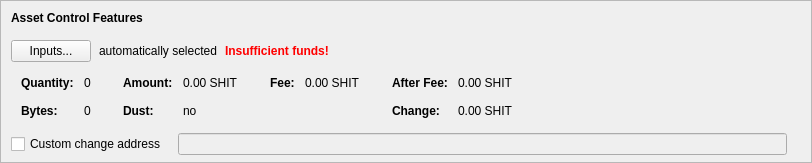
      <widget class="QFrame" name="frameAssetControl">
       <property name="sizePolicy">
        <sizepolicy hsizetype="Expanding" vsizetype="Fixed">
         <horstretch>0</horstretch>
         <verstretch>0</verstretch>
        </sizepolicy>
       </property>
       <property name="maximumSize">
        <size>
         <width>16777215</width>
         <height>16777215</height>
        </size>
       </property>
       <property name="frameShape">
        <enum>QFrame::StyledPanel</enum>
       </property>
       <property name="frameShadow">
        <enum>QFrame::Sunken</enum>
       </property>
       <layout class="QVBoxLayout" name="verticalLayoutAssetControl2">
        <property name="spacing">
         <number>0</number>
        </property>
        <property name="leftMargin">
         <number>0</number>
        </property>
        <property name="topMargin">
         <number>0</number>
        </property>
        <property name="rightMargin">
         <number>0</number>
        </property>
        <property name="bottomMargin">
         <number>6</number>
        </property>
        <item>
         <layout class="QVBoxLayout" name="verticalLayoutAssetControl" stretch="0,0,0,0,1">
          <property name="spacing">
           <number>0</number>
          </property>
          <property name="leftMargin">
           <number>10</number>
          </property>
          <property name="topMargin">
           <number>10</number>
          </property>
          <item>
           <layout class="QHBoxLayout" name="horizontalLayoutAssetControl1">
            <property name="bottomMargin">
             <number>15</number>
            </property>
            <item>
             <widget class="QLabel" name="labelAssetControlFeatures">
              <property name="sizePolicy">
               <sizepolicy hsizetype="Preferred" vsizetype="Maximum">
                <horstretch>0</horstretch>
                <verstretch>0</verstretch>
               </sizepolicy>
              </property>
              <property name="font">
               <font>
                <weight>75</weight>
                <bold>true</bold>
               </font>
              </property>
              <property name="styleSheet">
               <string notr="true">font-weight:bold;</string>
              </property>
              <property name="text">
               <string>Asset Control Features</string>
              </property>
             </widget>
            </item>
           </layout>
          </item>
          <item>
           <layout class="QHBoxLayout" name="horizontalLayoutAssetControl2" stretch="0,0,0,0">
            <property name="spacing">
             <number>8</number>
            </property>
            <property name="bottomMargin">
             <number>10</number>
            </property>
            <item>
             <widget class="QPushButton" name="pushButtonAssetControl">
              <property name="styleSheet">
               <string notr="true"/>
              </property>
              <property name="text">
               <string>Inputs...</string>
              </property>
              <property name="autoDefault">
               <bool>false</bool>
              </property>
             </widget>
            </item>
            <item>
             <widget class="QLabel" name="labelAssetControlAutomaticallySelected">
              <property name="text">
               <string>automatically selected</string>
              </property>
              <property name="margin">
               <number>5</number>
              </property>
             </widget>
            </item>
            <item>
             <widget class="QLabel" name="labelAssetControlInsuffFunds">
              <property name="font">
               <font>
                <weight>75</weight>
                <bold>true</bold>
               </font>
              </property>
              <property name="styleSheet">
               <string notr="true">color:red;font-weight:bold;</string>
              </property>
              <property name="text">
               <string>Insufficient funds!</string>
              </property>
              <property name="margin">
               <number>5</number>
              </property>
             </widget>
            </item>
            <item>
             <spacer name="horizontalSpacerAssetControl">
              <property name="orientation">
               <enum>Qt::Horizontal</enum>
              </property>
              <property name="sizeHint" stdset="0">
               <size>
                <width>40</width>
                <height>1</height>
               </size>
              </property>
             </spacer>
            </item>
           </layout>
          </item>
          <item>
           <widget class="QWidget" name="widgetAssetControl" native="true">
            <property name="sizePolicy">
             <sizepolicy hsizetype="Preferred" vsizetype="Preferred">
              <horstretch>0</horstretch>
              <verstretch>0</verstretch>
             </sizepolicy>
            </property>
            <property name="minimumSize">
             <size>
              <width>0</width>
              <height>0</height>
             </size>
            </property>
            <property name="styleSheet">
             <string notr="true"/>
            </property>
            <layout class="QHBoxLayout" name="horizontalLayoutAssetControl5">
             <property name="leftMargin">
              <number>0</number>
             </property>
             <property name="topMargin">
              <number>0</number>
             </property>
             <property name="rightMargin">
              <number>0</number>
             </property>
             <property name="bottomMargin">
              <number>0</number>
             </property>
             <item>
              <layout class="QHBoxLayout" name="horizontalLayoutAssetControl3" stretch="0,0,0,1">
               <property name="spacing">
                <number>20</number>
               </property>
               <property name="topMargin">
                <number>0</number>
               </property>
               <property name="bottomMargin">
                <number>10</number>
               </property>
               <item>
                <layout class="QFormLayout" name="formLayoutAssetControl1">
                 <property name="horizontalSpacing">
                  <number>10</number>
                 </property>
                 <property name="verticalSpacing">
                  <number>14</number>
                 </property>
                 <property name="leftMargin">
                  <number>10</number>
                 </property>
                 <property name="topMargin">
                  <number>4</number>
                 </property>
                 <property name="rightMargin">
                  <number>6</number>
                 </property>
                 <item row="0" column="0">
                  <widget class="QLabel" name="labelAssetControlQuantityText">
                   <property name="font">
                    <font>
                     <weight>75</weight>
                     <bold>true</bold>
                    </font>
                   </property>
                   <property name="text">
                    <string>Quantity:</string>
                   </property>
                   <property name="margin">
                    <number>0</number>
                   </property>
                  </widget>
                 </item>
                 <item row="0" column="1">
                  <widget class="QLabel" name="labelAssetControlQuantity">
                   <property name="cursor">
                    <cursorShape>IBeamCursor</cursorShape>
                   </property>
                   <property name="contextMenuPolicy">
                    <enum>Qt::ActionsContextMenu</enum>
                   </property>
                   <property name="text">
                    <string notr="true">0</string>
                   </property>
                   <property name="margin">
                    <number>0</number>
                   </property>
                   <property name="textInteractionFlags">
                    <set>Qt::LinksAccessibleByMouse|Qt::TextSelectableByKeyboard|Qt::TextSelectableByMouse</set>
                   </property>
                  </widget>
                 </item>
                 <item row="1" column="0">
                  <widget class="QLabel" name="labelAssetControlBytesText">
                   <property name="font">
                    <font>
                     <weight>75</weight>
                     <bold>true</bold>
                    </font>
                   </property>
                   <property name="text">
                    <string>Bytes:</string>
                   </property>
                  </widget>
                 </item>
                 <item row="1" column="1">
                  <widget class="QLabel" name="labelAssetControlBytes">
                   <property name="cursor">
                    <cursorShape>IBeamCursor</cursorShape>
                   </property>
                   <property name="contextMenuPolicy">
                    <enum>Qt::ActionsContextMenu</enum>
                   </property>
                   <property name="text">
                    <string notr="true">0</string>
                   </property>
                   <property name="textInteractionFlags">
                    <set>Qt::LinksAccessibleByMouse|Qt::TextSelectableByKeyboard|Qt::TextSelectableByMouse</set>
                   </property>
                  </widget>
                 </item>
                </layout>
               </item>
               <item>
                <layout class="QFormLayout" name="formLayoutAssetControl2">
                 <property name="horizontalSpacing">
                  <number>10</number>
                 </property>
                 <property name="verticalSpacing">
                  <number>14</number>
                 </property>
                 <property name="leftMargin">
                  <number>6</number>
                 </property>
                 <property name="topMargin">
                  <number>4</number>
                 </property>
                 <property name="rightMargin">
                  <number>6</number>
                 </property>
                 <item row="0" column="0">
                  <widget class="QLabel" name="labelAssetControlAmountText">
                   <property name="font">
                    <font>
                     <weight>75</weight>
                     <bold>true</bold>
                    </font>
                   </property>
                   <property name="text">
                    <string>Amount:</string>
                   </property>
                   <property name="margin">
                    <number>0</number>
                   </property>
                  </widget>
                 </item>
                 <item row="0" column="1">
                  <widget class="QLabel" name="labelAssetControlAmount">
                   <property name="cursor">
                    <cursorShape>IBeamCursor</cursorShape>
                   </property>
                   <property name="contextMenuPolicy">
                    <enum>Qt::ActionsContextMenu</enum>
                   </property>
                   <property name="text">
                    <string notr="true">0.00 SHIT</string>
                   </property>
                   <property name="textInteractionFlags">
                    <set>Qt::LinksAccessibleByMouse|Qt::TextSelectableByKeyboard|Qt::TextSelectableByMouse</set>
                   </property>
                  </widget>
                 </item>
                 <item row="1" column="0">
                  <widget class="QLabel" name="labelAssetControlLowOutputText">
                   <property name="font">
                    <font>
                     <weight>75</weight>
                     <bold>true</bold>
                    </font>
                   </property>
                   <property name="text">
                    <string>Dust:</string>
                   </property>
                  </widget>
                 </item>
                 <item row="1" column="1">
                  <widget class="QLabel" name="labelAssetControlLowOutput">
                   <property name="cursor">
                    <cursorShape>IBeamCursor</cursorShape>
                   </property>
                   <property name="contextMenuPolicy">
                    <enum>Qt::ActionsContextMenu</enum>
                   </property>
                   <property name="text">
                    <string notr="true">no</string>
                   </property>
                   <property name="textInteractionFlags">
                    <set>Qt::LinksAccessibleByMouse|Qt::TextSelectableByKeyboard|Qt::TextSelectableByMouse</set>
                   </property>
                  </widget>
                 </item>
                </layout>
               </item>
               <item>
                <layout class="QFormLayout" name="formLayoutAssetControl3">
                 <property name="horizontalSpacing">
                  <number>10</number>
                 </property>
                 <property name="verticalSpacing">
                  <number>14</number>
                 </property>
                 <property name="leftMargin">
                  <number>6</number>
                 </property>
                 <property name="topMargin">
                  <number>4</number>
                 </property>
                 <property name="rightMargin">
                  <number>6</number>
                 </property>
                 <item row="0" column="0">
                  <widget class="QLabel" name="labelAssetControlFeeText">
                   <property name="font">
                    <font>
                     <weight>75</weight>
                     <bold>true</bold>
                    </font>
                   </property>
                   <property name="text">
                    <string>Fee:</string>
                   </property>
                   <property name="margin">
                    <number>0</number>
                   </property>
                  </widget>
                 </item>
                 <item row="0" column="1">
                  <widget class="QLabel" name="labelAssetControlFee">
                   <property name="cursor">
                    <cursorShape>IBeamCursor</cursorShape>
                   </property>
                   <property name="contextMenuPolicy">
                    <enum>Qt::ActionsContextMenu</enum>
                   </property>
                   <property name="text">
                    <string notr="true">0.00 SHIT</string>
                   </property>
                   <property name="textInteractionFlags">
                    <set>Qt::LinksAccessibleByMouse|Qt::TextSelectableByKeyboard|Qt::TextSelectableByMouse</set>
                   </property>
                  </widget>
                 </item>
                </layout>
               </item>
               <item>
                <layout class="QFormLayout" name="formLayoutAssetControl4">
                 <property name="horizontalSpacing">
                  <number>10</number>
                 </property>
                 <property name="verticalSpacing">
                  <number>14</number>
                 </property>
                 <property name="leftMargin">
                  <number>6</number>
                 </property>
                 <property name="topMargin">
                  <number>4</number>
                 </property>
                 <property name="rightMargin">
                  <number>6</number>
                 </property>
                 <item row="0" column="0">
                  <widget class="QLabel" name="labelAssetControlAfterFeeText">
                   <property name="font">
                    <font>
                     <weight>75</weight>
                     <bold>true</bold>
                    </font>
                   </property>
                   <property name="text">
                    <string>After Fee:</string>
                   </property>
                   <property name="margin">
                    <number>0</number>
                   </property>
                  </widget>
                 </item>
                 <item row="0" column="1">
                  <widget class="QLabel" name="labelAssetControlAfterFee">
                   <property name="cursor">
                    <cursorShape>IBeamCursor</cursorShape>
                   </property>
                   <property name="contextMenuPolicy">
                    <enum>Qt::ActionsContextMenu</enum>
                   </property>
                   <property name="text">
                    <string notr="true">0.00 SHIT</string>
                   </property>
                   <property name="textInteractionFlags">
                    <set>Qt::LinksAccessibleByMouse|Qt::TextSelectableByKeyboard|Qt::TextSelectableByMouse</set>
                   </property>
                  </widget>
                 </item>
                 <item row="1" column="0">
                  <widget class="QLabel" name="labelAssetControlChangeText">
                   <property name="font">
                    <font>
                     <weight>75</weight>
                     <bold>true</bold>
                    </font>
                   </property>
                   <property name="text">
                    <string>Change:</string>
                   </property>
                  </widget>
                 </item>
                 <item row="1" column="1">
                  <widget class="QLabel" name="labelAssetControlChange">
                   <property name="cursor">
                    <cursorShape>IBeamCursor</cursorShape>
                   </property>
                   <property name="contextMenuPolicy">
                    <enum>Qt::ActionsContextMenu</enum>
                   </property>
                   <property name="text">
                    <string notr="true">0.00 SHIT</string>
                   </property>
                   <property name="textInteractionFlags">
                    <set>Qt::LinksAccessibleByMouse|Qt::TextSelectableByKeyboard|Qt::TextSelectableByMouse</set>
                   </property>
                  </widget>
                 </item>
                </layout>
               </item>
              </layout>
             </item>
            </layout>
           </widget>
          </item>
          <item>
           <layout class="QHBoxLayout" name="horizontalLayoutAssetControl4" stretch="0,0,0">
            <property name="spacing">
             <number>12</number>
            </property>
            <property name="sizeConstraint">
             <enum>QLayout::SetDefaultConstraint</enum>
            </property>
            <property name="topMargin">
             <number>5</number>
            </property>
            <property name="rightMargin">
             <number>5</number>
            </property>
            <item>
             <widget class="QCheckBox" name="checkBoxAssetControlChange">
              <property name="toolTip">
               <string>If this is activated, but the change address is empty or invalid, change will be sent to a newly generated address.</string>
              </property>
              <property name="text">
               <string>Custom change address</string>
              </property>
             </widget>
            </item>
            <item>
             <widget class="QValidatedLineEdit" name="lineEditAssetControlChange">
              <property name="enabled">
               <bool>false</bool>
              </property>
              <property name="sizePolicy">
               <sizepolicy hsizetype="Expanding" vsizetype="Fixed">
                <horstretch>0</horstretch>
                <verstretch>0</verstretch>
               </sizepolicy>
              </property>
             </widget>
            </item>
            <item>
             <widget class="QLabel" name="labelAssetControlChangeLabel">
              <property name="sizePolicy">
               <sizepolicy hsizetype="Preferred" vsizetype="Expanding">
                <horstretch>0</horstretch>
                <verstretch>0</verstretch>
               </sizepolicy>
              </property>
              <property name="minimumSize">
               <size>
                <width>0</width>
                <height>0</height>
               </size>
              </property>
              <property name="text">
               <string/>
              </property>
              <property name="margin">
               <number>3</number>
              </property>
             </widget>
            </item>
           </layout>
          </item>
          <item>
           <spacer name="verticalSpacerAssetControl">
            <property name="orientation">
             <enum>Qt::Vertical</enum>
            </property>
            <property name="sizeHint" stdset="0">
             <size>
              <width>800</width>
              <height>1</height>
             </size>
            </property>
           </spacer>
          </item>
         </layout>
        </item>
       </layout>
      </widget>
